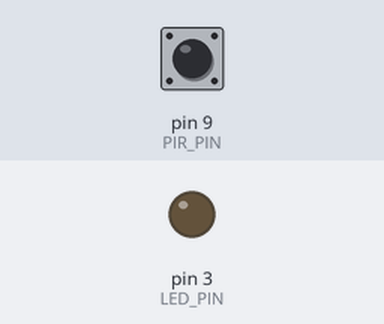
The sketch below on a simulated Arduino Uno, built with avr-gcc and run on an emulated ATmega328P. Shown: output pins drawn as LEDs (lit = HIGH). Dashed ring = blinking. Inputs (shaded band) come from the test bench; at power-on: pin 9 (PIR_PIN) LOW. What the sketch prints to the serial monitor is not drawn.

Above: at 1.2 s.
1.3 s: pin 9 (PIR_PIN) driven HIGH
At 2.3 s:
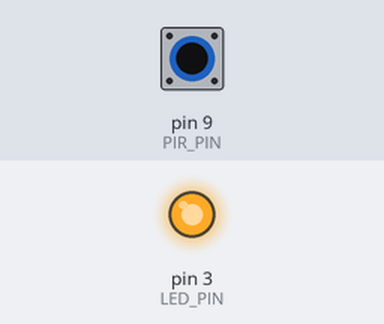
2.8 s: pin 9 (PIR_PIN) driven LOW
At 3.5 s:
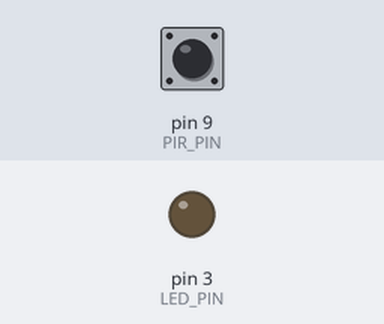
5.8 s: pin 9 (PIR_PIN) pulsed HIGH 5 times (0.12 s each, 0.3 s apart)
At 5.86 s:
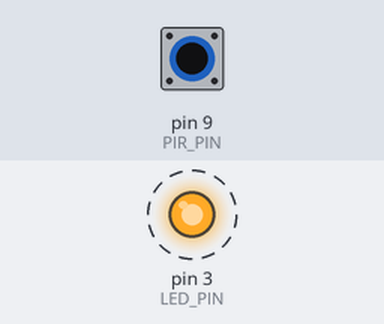
10.3 s: pin 9 (PIR_PIN) pulsed HIGH 5 times (0.12 s each, 0.3 s apart)
At 12.1 s:
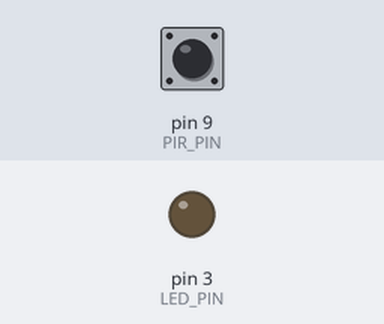
Timing chart, 0 to 13.6 s (numbered marks = the images above; inputs shaded):
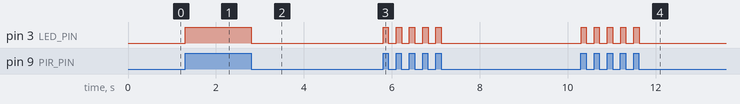

The sketch:

lesson-05_PIR_Sensor.ino
```cpp
#define PIR_PIN   9       // PIR human body infrared sensor signal terminal
#define LED_PIN   3       // LED light (Digital Port D3)

int PIRState = 0;         // Used to store the status of the sensor

void setup() {
  Serial.begin(115200);

  pinMode(PIR_PIN, INPUT);     // The PIR is set as input.
  pinMode(LED_PIN, OUTPUT);    // The LED lights are set to output.
  digitalWrite(LED_PIN, LOW);  // Turn off the lights initially
}

void loop() {
  PIRState = digitalRead(PIR_PIN);  // Read the PIR status (HIGH or LOW)

  if (PIRState == HIGH) {
    Serial.println("Detected human body");
    digitalWrite(LED_PIN, HIGH);    // Detecting human presence → Light turns on
  }
  else {
    Serial.println("No human presence was detected.");
    digitalWrite(LED_PIN, LOW);     // No detection → Light off
  }
}
```

Measured:
- after the input at 1.3 s, pin 3 (LED_PIN): LOW → HIGH at once
- after the input at 2.8 s, pin 3 (LED_PIN): HIGH → LOW at once
- after the input at 5.8 s, pin 3 (LED_PIN): alternates HIGH for 0.12 s and LOW for 0.18 s, 10 changes in all, then stays LOW, starting at once
- after the input at 10.3 s, pin 3 (LED_PIN): alternates HIGH for 0.12 s and LOW for 0.18 s, 10 changes in all, then stays LOW, starting at once
